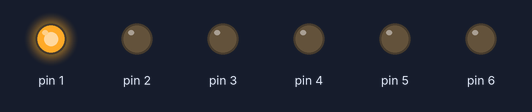
Bench run of a sketch on a simulated Arduino Uno, built with avr-gcc and run on an emulated ATmega328P. Parts: output pins drawn as LEDs (lit = HIGH).

Above: at 0.1 s.
At 7.4 s:
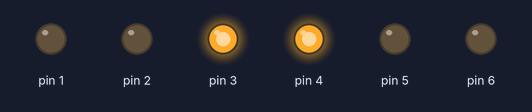
At 9.4 s:
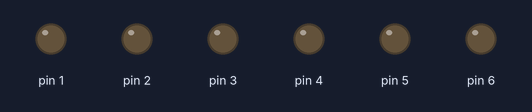
At 15.8 s:
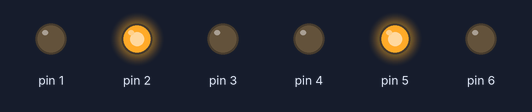
At 29.0 s:
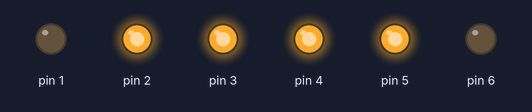
At 37.4 s:
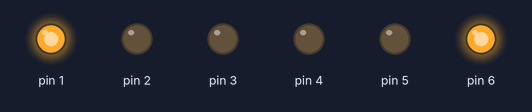
Timing chart, 0 to 40.0 s (numbered marks = the images above):
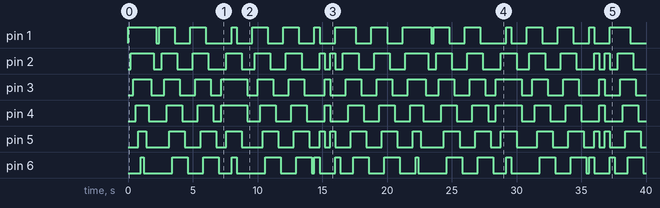

The sketch:

Advertising.ino
```cpp
int Led1 = 1;
int Led2 = 2;
int Led3 = 3;
int Led4 = 4;
int Led5 = 5;
int Led6 = 6;

void style_1(void)
{
	unsigned char j;
	for(j=1; j<=6; ++j){
		digitalWrite(j, HIGH);
		delay(200);
	}
	for(j=6; j>=1; --j){
		digitalWrite(j, LOW);
		delay(200);
	}
}

void flash(void)
{
	unsigned char j, k;
	for(k=0; k<=1; ++k){
		for(j=1; j<=6; ++j){
			digitalWrite(j, HIGH);
			delay(200);
		}
		for(j=1; j<=6; ++j){
			digitalWrite(j, LOW);
			delay(200);
		}
	}
}

void style_2(void)
{
	unsigned char j, k;
	k=1;
	for(j=3; j>=1; --j){
		digitalWrite(j, HIGH);
		digitalWrite(j+k, HIGH);
		delay(400);
		k+=2;
	}
	k=5;
	for(j=1; j<=3; ++j){
		digitalWrite(j, LOW);
		digitalWrite(j+k, LOW);
		delay(400);
		k-=2;
	}
}

void style_3(void)
{
	unsigned char j, k;
	k=5;
	for(j=1; j<=3; ++j){
		digitalWrite(j, HIGH);
		digitalWrite(j+k, HIGH);
		delay(400);
    digitalWrite(j, LOW);
    digitalWrite(j+k, LOW);
		k-=2;
	}
	k=3;
	for(j=2; j>=1; --j){
		digitalWrite(j, HIGH);
		digitalWrite(j+k, HIGH);
		delay(400);
		digitalWrite(j, LOW);
		digitalWrite(j+k, LOW);
		k+=2;
	}
}

void setup() {
	unsigned char i;
	for(i=1; i<=6; ++i){
		pinMode(i, OUTPUT);
	}
}

void loop() {
	style_1();
	flash();
	style_2();
	flash();
	style_3();
	flash();
}
```

Measured:
- by itself, pin 1: LOW → HIGH at 0.00 s, → LOW 2.2 s later, → HIGH 0.20 s later, → LOW 1.2 s later, … (34 changes in this stretch)
- by itself, pin 2: LOW → HIGH at 0.20 s, → LOW 1.8 s later, → HIGH 0.60 s later, → LOW 1.2 s later, … (38 changes in this stretch)
- by itself, pin 3: LOW → HIGH at 0.40 s, → LOW 1.4 s later, → HIGH 1.0 s later, → LOW 1.2 s later, … (34 changes in this stretch)
- by itself, pin 4: LOW → HIGH at 0.60 s, → LOW 1.0 s later, → HIGH 1.4 s later, → LOW 1.2 s later, … (34 changes in this stretch)
- by itself, pin 5: LOW → HIGH at 0.80 s, → LOW 0.60 s later, → HIGH 1.8 s later, → LOW 1.2 s later, … (38 changes in this stretch)
- by itself, pin 6: LOW → HIGH at 1.0 s, → LOW 0.20 s later, → HIGH 2.2 s later, → LOW 1.2 s later, … (38 changes in this stretch)
